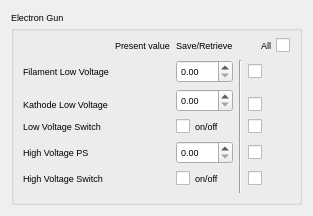
<?xml version="1.0" encoding="UTF-8"?>
<ui version="4.0">
 <class>electronGunSnapshot</class>
 <widget class="TaurusWidget" name="electronGunSnapshot">
  <property name="geometry">
   <rect>
    <x>0</x>
    <y>0</y>
    <width>313</width>
    <height>196</height>
   </rect>
  </property>
  <property name="font">
   <font>
    <pointsize>7</pointsize>
   </font>
  </property>
  <property name="windowTitle">
   <string>Form</string>
  </property>
  <layout class="QGridLayout" name="gridLayout">
   <item row="0" column="0">
    <widget class="TaurusGroupBox" name="electronGunGroup">
     <property name="title">
      <string>Electron Gun</string>
     </property>
     <layout class="QGridLayout" name="gridLayout_2">
      <item row="0" column="1">
       <widget class="QLabel" name="PresentWriteTitle">
        <property name="text">
         <string>Present value</string>
        </property>
       </widget>
      </item>
      <item row="0" column="2">
       <widget class="QLabel" name="SaveRetrieveTitle">
        <property name="text">
         <string>Save/Retrieve</string>
        </property>
       </widget>
      </item>
      <item row="1" column="0">
       <widget class="QLabel" name="GunFilamentLowVoltageLabel">
        <property name="text">
         <string>Filament Low Voltage</string>
        </property>
       </widget>
      </item>
      <item row="1" column="1">
       <widget class="TaurusLabel" name="GunFilamentLowVoltageRead"/>
      </item>
      <item row="1" column="2">
       <widget class="QDoubleSpinBox" name="GunFilamentLowVoltageWrite"/>
      </item>
      <item row="1" column="3" rowspan="7">
       <widget class="Line" name="line">
        <property name="orientation">
         <enum>Qt::Vertical</enum>
        </property>
       </widget>
      </item>
      <item row="1" column="4">
       <widget class="QCheckBox" name="GunFilamentLowVoltageCheck">
        <property name="text">
         <string/>
        </property>
       </widget>
      </item>
      <item row="2" column="1" rowspan="2">
       <widget class="TaurusLabel" name="GunKathodeLowVoltageRead"/>
      </item>
      <item row="2" column="2" rowspan="2">
       <widget class="QDoubleSpinBox" name="GunKathodeLowVoltageWrite"/>
      </item>
      <item row="3" column="0">
       <widget class="QLabel" name="GunKathodeLowVoltageLabel">
        <property name="text">
         <string>Kathode Low Voltage</string>
        </property>
       </widget>
      </item>
      <item row="3" column="4">
       <widget class="QCheckBox" name="GunKathodeLowVoltageCheck">
        <property name="text">
         <string/>
        </property>
       </widget>
      </item>
      <item row="4" column="0">
       <widget class="QLabel" name="GunLowVoltageSwitchLabel">
        <property name="text">
         <string>Low Voltage Switch</string>
        </property>
       </widget>
      </item>
      <item row="4" column="1">
       <widget class="TaurusLed" name="GunLowVoltageSwitchRead">
        <property name="minimumSize">
         <size>
          <width>15</width>
          <height>15</height>
         </size>
        </property>
        <property name="maximumSize">
         <size>
          <width>15</width>
          <height>15</height>
         </size>
        </property>
       </widget>
      </item>
      <item row="4" column="2">
       <widget class="QCheckBox" name="GunLowVoltageSwitchWrite">
        <property name="text">
         <string>on/off</string>
        </property>
       </widget>
      </item>
      <item row="4" column="4">
       <widget class="QCheckBox" name="GunLowVoltageSwitchCheck">
        <property name="text">
         <string/>
        </property>
       </widget>
      </item>
      <item row="5" column="0">
       <widget class="QLabel" name="GunHighVoltagePowerSupplyLabel">
        <property name="text">
         <string>High Voltage PS</string>
        </property>
       </widget>
      </item>
      <item row="5" column="1">
       <widget class="TaurusLabel" name="GunHighVoltagePowerSupplyRead"/>
      </item>
      <item row="5" column="2">
       <widget class="QDoubleSpinBox" name="GunHighVoltagePowerSupplyWrite"/>
      </item>
      <item row="5" column="4">
       <widget class="QCheckBox" name="GunHighVoltagePowerSupplyCheck">
        <property name="text">
         <string/>
        </property>
       </widget>
      </item>
      <item row="6" column="0">
       <widget class="QLabel" name="HighVoltageSwitchLabel">
        <property name="text">
         <string>High Voltage Switch</string>
        </property>
       </widget>
      </item>
      <item row="6" column="1">
       <widget class="TaurusLed" name="HighVoltageSwitchRead">
        <property name="minimumSize">
         <size>
          <width>15</width>
          <height>15</height>
         </size>
        </property>
        <property name="maximumSize">
         <size>
          <width>15</width>
          <height>15</height>
         </size>
        </property>
       </widget>
      </item>
      <item row="6" column="2">
       <widget class="QCheckBox" name="HighVoltageSwitchWrite">
        <property name="text">
         <string>on/off</string>
        </property>
       </widget>
      </item>
      <item row="6" column="4">
       <widget class="QCheckBox" name="HighVoltageSwitchCheck">
        <property name="text">
         <string/>
        </property>
       </widget>
      </item>
      <item row="7" column="1">
       <spacer name="verticalSpacer">
        <property name="orientation">
         <enum>Qt::Vertical</enum>
        </property>
        <property name="sizeHint" stdset="0">
         <size>
          <width>20</width>
          <height>40</height>
         </size>
        </property>
       </spacer>
      </item>
      <item row="0" column="4">
       <widget class="QCheckBox" name="ToApplyTitle">
        <property name="layoutDirection">
         <enum>Qt::RightToLeft</enum>
        </property>
        <property name="text">
         <string>All</string>
        </property>
       </widget>
      </item>
     </layout>
    </widget>
   </item>
  </layout>
 </widget>
 <customwidgets>
  <customwidget>
   <class>TaurusWidget</class>
   <extends>QWidget</extends>
   <header>taurus.qt.qtgui.container</header>
   <container>1</container>
  </customwidget>
  <customwidget>
   <class>TaurusLabel</class>
   <extends>QLabel</extends>
   <header>taurus.qt.qtgui.display</header>
  </customwidget>
  <customwidget>
   <class>TaurusLed</class>
   <extends>QLed</extends>
   <header>taurus.qt.qtgui.display</header>
  </customwidget>
  <customwidget>
   <class>QLed</class>
   <extends>QPixmapWidget</extends>
   <header>taurus.qt.qtgui.display</header>
  </customwidget>
  <customwidget>
   <class>TaurusGroupBox</class>
   <extends>QGroupBox</extends>
   <header>taurus.qt.qtgui.container</header>
   <container>1</container>
  </customwidget>
  <customwidget>
   <class>QPixmapWidget</class>
   <extends>QWidget</extends>
   <header>taurus.qt.qtgui.display</header>
  </customwidget>
 </customwidgets>
 <resources/>
 <connections/>
</ui>
